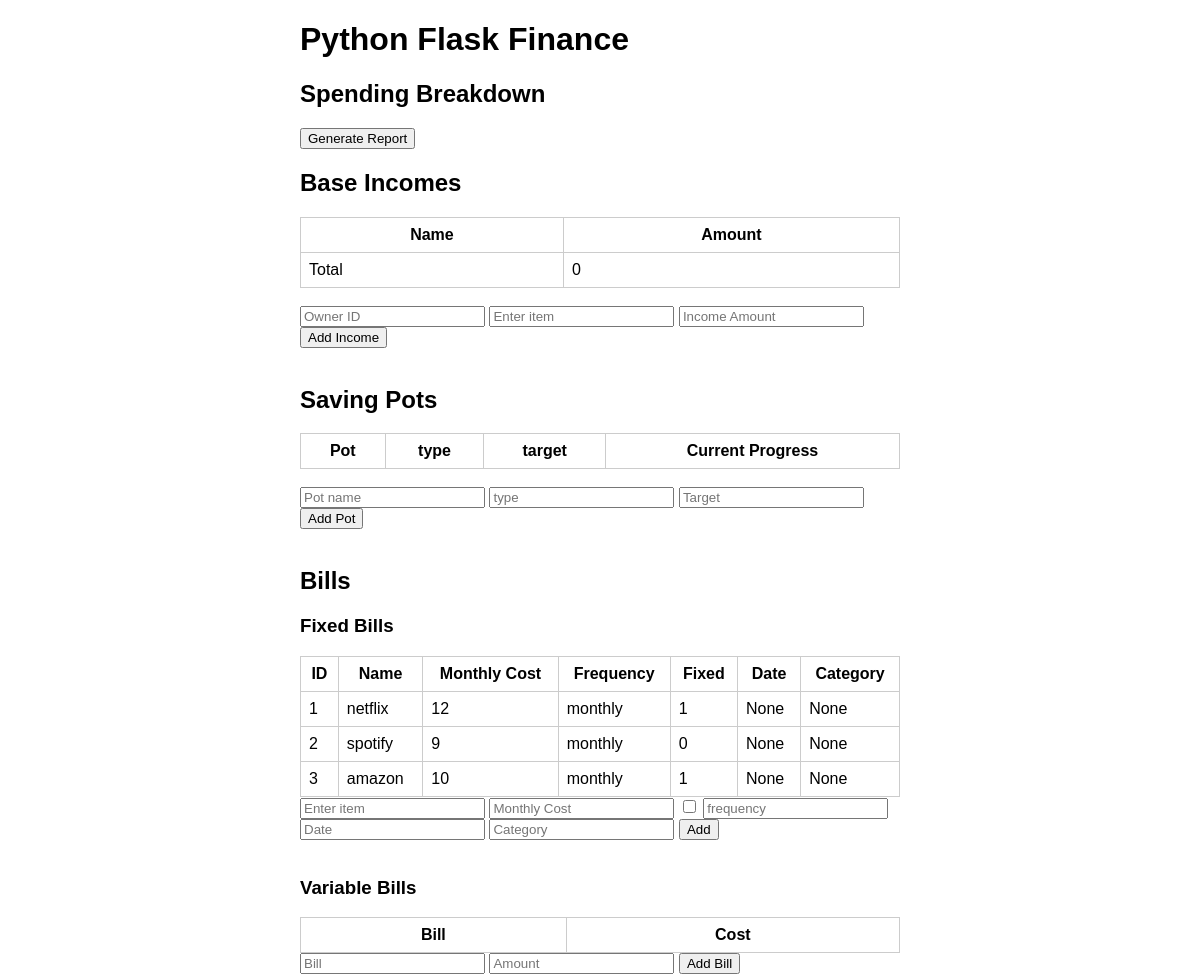
Before: / with the older database file.
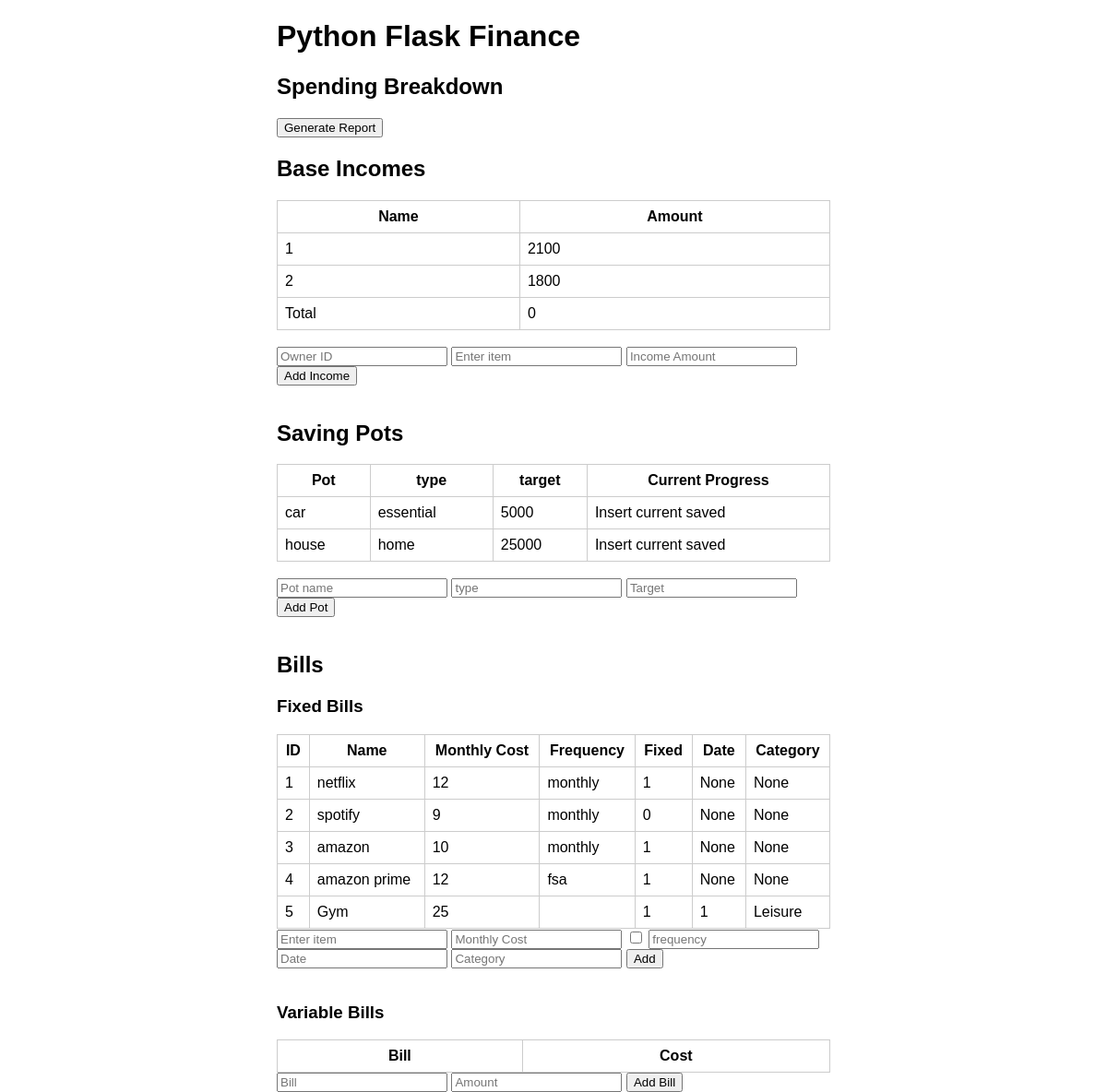
After: the same page with the newer database file.
### tables this page shows
CREATE TABLE outgoings (
            id INTEGER PRIMARY KEY AUTOINCREMENT,
            name TEXT NOT NULL,
            fixed INTEGER NOT NULL,
            amount INTEGER NOT NULL,
            frequency TEXT NOT NULL,
            date INTEGER,
            category TEXT
        );

CREATE TABLE baseincomes (
            id INTEGER PRIMARY KEY AUTOINCREMENT,
            owner_id INTEGER NOT NULL,
            amount INTEGER NOT NULL,
            frequency TEXT NOT NULL,
            FOREIGN KEY (owner_id) REFERENCES owners(id)
        );

CREATE TABLE savingpots (
            id INTEGER PRIMARY KEY AUTOINCREMENT,
            name TEXT NOT NULL,
            type TEXT NOT NULL,
            target INTEGER,
            deadline INTEGER
        );

### server.py (the view)
@app.route("/")
def index():
    connection = get_db_connection()
    outgoings = connection.execute("SELECT * FROM outgoings").fetchall()
    incomes = connection.execute("SELECT * FROM baseincomes").fetchall()
    savingpots = connection.execute("SELECT * FROM savingpots").fetchall()
    total = 0
    connection.close()
    return render_template("index.html", items=outgoings, incomes=incomes, total=total, saving_pots=savingpots)

### server.py (called while the page is built)
def get_db_connection():
    connection = sqlite3.connect(db)
    connection.row_factory = sqlite3.Row
    return connection

### templates/index.html (shortened to what this page needs)
<!DOCTYPE html>
<html>
<head>
</head>
<body>
    <h1>Python Flask Finance</h1>
    <section id="spending-breakdown">
         <h2>Spending Breakdown</h2>
         <button id="generate-report">Generate Report</button>
    </section>
    <section id="income">
        <h2>Base Incomes</h2>
        <table>
            <tr><th>Name</th><th>Amount</th></tr>
            {% for income in incomes %}
            <tr>
              <td>{{ income.owner_id }}</td>
              <td>{{ income.amount }}</td>
            </tr>
            {% endfor %}
            <tr>
                <td>Total</td><td>{{ total }}</td>
            </tr>
        </table>
        <br>
        <form action="/add-income" method="post" id="add-outgoing-form">
            <input type="number" name="ownerid" placeholder="Owner ID">
            <input type="text" name="name" placeholder="Enter item" required>
            <input type="number" name="amount" placeholder="Income Amount" required>
            <button type="submit">Add Income</button>
        </form>
        <br>
    </section>
    <section id="saving-pots">
        <h2>Saving Pots</h2>
        <table id="saving-pot-table">
            <tr><th>Pot</th><th>type</th><th>target</th><th>Current Progress</th></tr>
            {% for pot in saving_pots %}
            <tr>
                <td>{{ pot.name }}</td>
                <td>{{ pot.type }}</td>
                <td>{{ pot.target }}</td>
                <td>Insert current saved</td>
            </tr>
            {% endfor %}
        </table>
        <br>
        <form action="/add-savingpot" method="post" id="add-savingpot-form">
            <input type="text" name="name" placeholder="Pot name">
            <input type="text" name="type" placeholder="type">
            <input type="number" name="target" placeholder="Target">
            <button type="submit">Add Pot</button>
        </form>
    </section>
    <br>
    <section id="outgoings-table">
        <h2>Bills</h2>
        <h3>Fixed Bills</h3>
        <table>
            <tr>
                <th>ID</th>
                <th>Name</th>
                <th>Monthly Cost</th>
                <th>Frequency</th>
                <th>Fixed</th>
                <th>Date</th>
                <th>Category</th>
            </tr>
            {% for item in items %}
            <tr>
                <td>{{ item.id }}</td>
                <td>{{ item.name }}</td>
                <td>{{ item.amount }}</td>
                <td>{{ item.frequency }}</td>
                <td>{{ item.fixed }}</td>
                <td>{{ item.date }}</td>
                <td>{{ item.category }}</td>
            </tr>
            {% endfor %}
        </table>
        <form action="/add-outgoing" method="post" id="add-outgoing-form">
            <input type="text" name="name" placeholder="Enter item" required>
            <input type="number" name="monthly-cost" placeholder="Monthly Cost" required>
            <input type="checkbox" name="fixed" title="Fixed?">
            <input type="text" name="frequency" placeholder="frequency">
            <input type="number" name="date" placeholder="Date">
            <input type="text" name="category" placeholder="Category">
            <button type="submit">Add</button>
        </form>
        <br>
        <h3>Variable Bills</h3>
        <table>
            <tr><th>Bill</th><th>Cost</th></tr>
        </table>
        <form>
            <input type="text" name="bill" placeholder="Bill">
            <input type="number" name="amount" placeholder="Amount">
            <button id="add-variable-bill">Add Bill</button>
        </form>
    </section>
</body>
</html>

### templates/index.html (style rules this page uses)
body { font-family: sans-serif; max-width: 600px; margin: auto; }
table { width: 100%; border-collapse: collapse; }
td, th { border: 1px solid #ccc; padding: 8px; }

Changed rows visible on the page:
added baseincomes: owner_id "1", amount "2100"
added baseincomes: owner_id "2", amount "1800"
added savingpots: name "car", type "essential", target "5000"
added savingpots: name "house", type "home", target "25000"
added outgoings: id "4", name "amazon prime", amount "12", frequency "fsa", fixed "1", date "None", category "None"
added outgoings: id "5", name "Gym", amount "25", fixed "1", date "1", category "Leisure"
